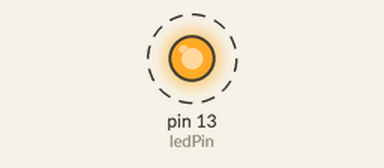
Simulated run of this sketch. Board: Arduino Uno, built with avr-gcc and run on an emulated ATmega328P. Shown: output pins drawn as LEDs (lit = HIGH). Dashed ring = blinking. The local clock reads 2024-03-15 10:24:30 at power-on unless the sketch sets it; what the sketch prints to the serial monitor is not drawn.

Above: at 3.6 s.
Timing chart, 0 to 6.7 s (numbered marks = the images above):
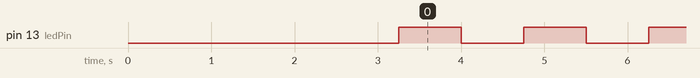

The sketch:

Dew_Point_Generator_Controller.ino
```cpp
#include <RTClib.h>
#include <Wire.h>
#include <Adafruit_MCP4725.h>
#define voltsIn A0

Adafruit_MCP4725 dac;
RTC_DS3231 rtc;

struct tcontrol
{
  uint8_t duration;
  uint16_t celcius;
};
typedef struct tcontrol Tcontrol;

//-------------------- BEGIN MODIFY THIS --------------------

#define DURATION_TEMPS 3  // define how many duration-temperature pairs you want to use

Tcontrol tcontrols[DURATION_TEMPS] = {
  { 10, 0 },   // define particular duration in minutes and temperature in celcius
  { 10, 25 },  // same
  { 10, 50 },  // same -and by the way, you can add more than you defined above, but they won't be used :)
};

//-------------------- END MODIFY THIS ----------------------

unsigned long previousMillis = 0;
unsigned long currentMillis = 0;
unsigned long durationTime = 0;

uint8_t x = 0;
uint16_t temperature;

Tcontrol tcontrol;

// LED blinker variables:
const int ledPin =  LED_BUILTIN;
int ledState = LOW;
const long ledInterval = 750;
unsigned long ledPreviousMillis = 0;


void setup(void)
{
  Serial.begin(9600);
  dac.begin(0x62); // The I2C Address of the MCP4725
  pinMode(ledPin, OUTPUT);

  delay(3000); // wait for console opening


//--------------------BEGIN Real Time Clock setup--------------------
  if (! rtc.begin()) {
    Serial.println();
    Serial.println("Couldn't find RTC");
    Serial.println();
    while (1);
  }

  if (rtc.lostPower()) {
    Serial.println();
    Serial.println("RTC lost power, lets set the time!");
    Serial.println();
    // following line sets the RTC to the date & time this sketch was compiled
    rtc.adjust(DateTime(F(__DATE__), F(__TIME__)));
    // This line sets the RTC with an explicit date & time, for example to set
    // January 21, 2014 at 3am you would call:
    // rtc.adjust(DateTime(2014, 1, 21, 3, 0, 0));
  }
//--------------------END Real Time Clock setup--------------------


  tcontrol = tcontrols[0];
  temperature = tcontrol.celcius;
  durationTime = (unsigned long)tcontrol.duration*60*1000; // multiplies minutes in duration to milliseconds
//  durationTime = 3000; // Shortening durationTime for testing
  currentMillis = millis();
  previousMillis = currentMillis;

  printDateAndSettings();

  setTemperature(temperature);
}


void loop(void)
{
  currentMillis = millis();

  if(currentMillis - previousMillis > durationTime)  // if set duration has passed, set next temperature and duration
  {

    x = x+1;
    if(x >= DURATION_TEMPS) x=0;
    tcontrol = tcontrols[x];
    temperature = tcontrol.celcius;
    durationTime = (unsigned long)tcontrol.duration*60*1000;
//    durationTime = 3000; // Shortening durationTime for testing
    previousMillis = currentMillis;

    printDateAndSettings();

    setTemperature(temperature);
  }

  if (currentMillis - ledPreviousMillis >= ledInterval)
  {
    ledPreviousMillis = currentMillis;

    if (ledState == LOW) {
      ledState = HIGH;
    } else {
      ledState = LOW;
    }

    digitalWrite(ledPin, ledState);
  }

}


void printDateAndSettings()
{
  DateTime now = rtc.now();

  Serial.println();
  Serial.print("Started at:\t");
  Serial.print(now.year(), DEC);
  Serial.print('/');
  Serial.print(now.month(), DEC);
  Serial.print('/');
  Serial.print(now.day(), DEC);
  Serial.print(" ");
  Serial.print(now.hour(), DEC);
  Serial.print(':');
  Serial.print(now.minute(), DEC);
  Serial.print(':');
  Serial.print(now.second(), DEC);
  Serial.println();

  Serial.print("Settings:\t");
  Serial.print("Duration in min: ");
  Serial.print(tcontrol.duration);

}


void setTemperature(uint16_t temperature)
{
  uint16_t dac_value;
  int adcValueRead = 0;
  float voltageRead = 0;

  float dac_expected_output;

  dac_value = temperature * 100 * 0.819; //temperature * 100 => millivolts needed * 0.819 => dac_value needed, in "steps" between 0 and 4096 (resolution), also 4095/5000 = 0.819

  dac_expected_output = (5.0/4096.0) * dac_value * 10; // calculates the expected voltage by dividing the max. voltage by the resolution of 4096 in order to get one "step" of resolution, then multiplying it with the number of steps
  dac.setVoltage(dac_value, false);
  delay(250);
  adcValueRead = analogRead(voltsIn);
  voltageRead = (adcValueRead * 5.0 )/ 1024.0;  // gets analog reading (analogread results in an integer between 0 and 1024 (resolution), so multiply it by the max. voltage and divide it by the resolution)

  Serial.print("\tDAC Value: ");
  Serial.print(dac_value);

  Serial.print("\tExpected temperature: ");
  Serial.print(dac_expected_output,0);
  Serial.print(" ");

  Serial.print("\tVoltage: ");
  Serial.println(voltageRead,3);
}
```

Measured:
- by itself, pin 13 (ledPin): alternates HIGH for 0.75 s and LOW for 0.75 s
